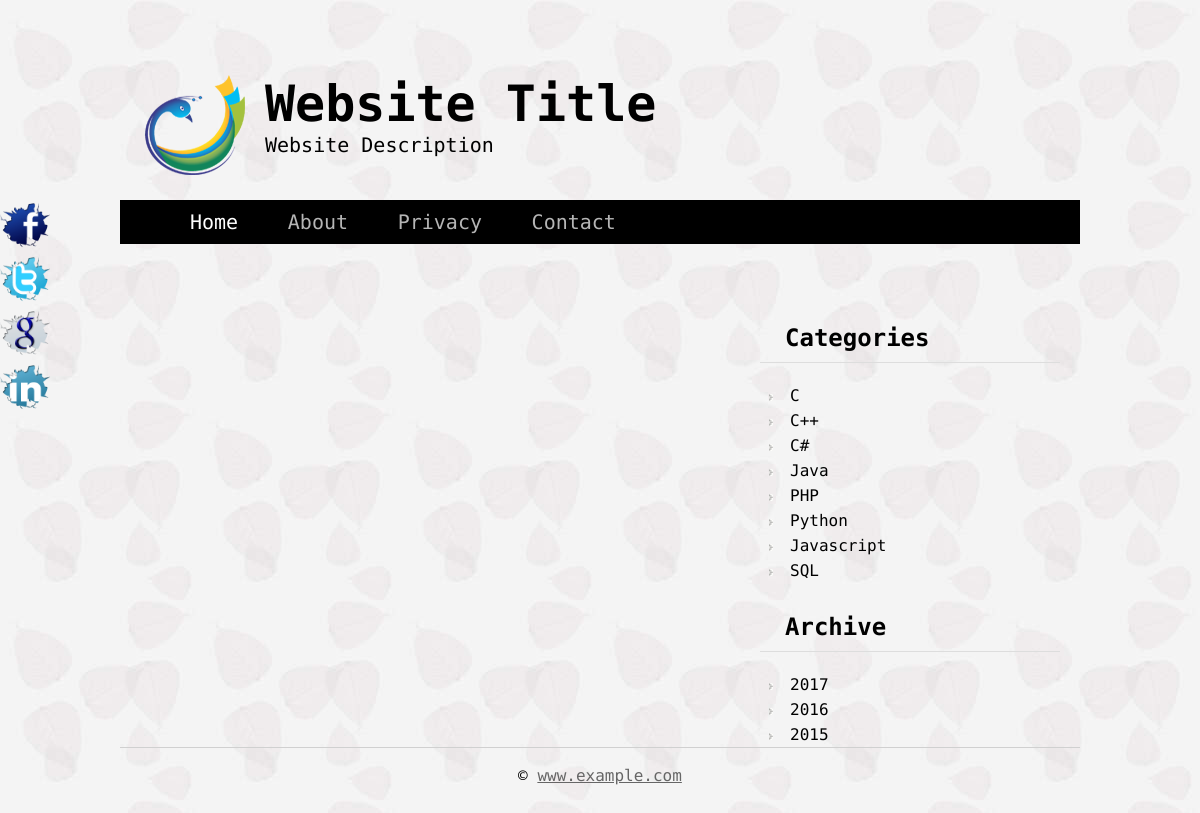
/web/src/blog/date.php, run on the app's committed database.
### tables this page shows
CREATE TABLE `category` (
  `categoryID` int(11) NOT NULL,
  `name` varchar(255) NOT NULL
);

### web/src/blog/date.php (the view, shortened to what this page needs)
<?php
include("include/header.php");
include("library/database.php");
?>
    <div id="page" class="overflow">
        <div id="content" class="overflow">
        </div>
<?php
$query = "SELECT * FROM category;";
$result = $db->query($query);
?>
       <div id="sidebar" class="overflow">
            <h2>Categories</h2>
            <ul>
<?php
while($value = $result->fetch_assoc()){
?>
                <li><a href="category.php?category=<?php echo $value['categoryID'];?>"><?php echo $value['name'];?></a></li>
<?php
}
?>
            </ul>
            <h2>Archive</h2>
            <ul>
<?php
$query = "SELECT DISTINCT year FROM post WHERE year <> 0 ORDER BY year DESC;";
$result = $db->query($query);
if($result){
    while($value = $result->fetch_object()){
?>
                    <li><a href="date.php?id=<?php echo $value->year; ?>"><?php echo $value->year; ?></a>
                    </li>
<?php
    }
}
?>
            </ul>
            </div>
        </div>
<?php
include("include/footer.php");
?>

### web/src/blog/stylesheet.css (style rules this page uses)
* { border: 0; margin: 0; outline: 0; }
body { background-image: url(image/img04.jpg); font-family: 'Nova Mono',monospace; width: 960px; margin: 0 auto; }
.overflow { overflow: hidden; }
#page { margin-top: 50px; }
#content { width: 600px; float: left; padding: 10px; }
#sidebar { float: right: }
#sidebar h2 { padding: 10px 25px; border-bottom: 1px solid #DDD; margin: 20px; }
#sidebar ul { list-style-image: url(image/img01.jpg); }
#sidebar ul li { padding: 3px 10px; }
#sidebar ul li a { color:#000; text-decoration: none; }

### data on the page
category: name "C"
category: name "C++"
category: name "C#"
category: name "Java"
category: name "PHP"
category: name "Python"
category: name "Javascript"
category: name "SQL"

### other printed values
$value->year "2017"
$value->year "2016"
$value->year "2015"
